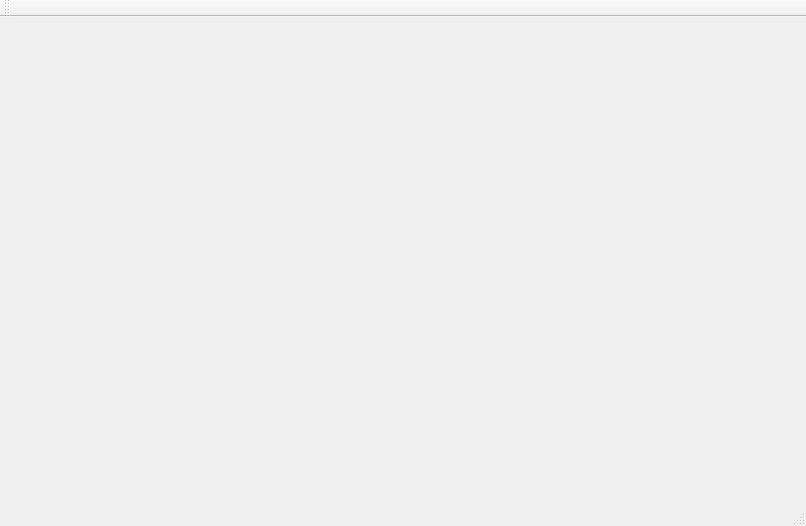
<?xml version="1.0" encoding="UTF-8"?>
<ui version="4.0">
 <class>Mainw</class>
 <widget class="QMainWindow" name="Mainw">
  <property name="geometry">
   <rect>
    <x>0</x>
    <y>0</y>
    <width>806</width>
    <height>526</height>
   </rect>
  </property>
  <property name="windowTitle">
   <string>graph</string>
  </property>
  <widget class="QWidget" name="centralWidget">
   <widget class="drawArea" name="widget" native="true">
    <property name="geometry">
     <rect>
      <x>10</x>
      <y>0</y>
      <width>471</width>
      <height>461</height>
     </rect>
    </property>
   </widget>
   <widget class="setter" name="widget_2" native="true">
    <property name="geometry">
     <rect>
      <x>490</x>
      <y>0</y>
      <width>361</width>
      <height>461</height>
     </rect>
    </property>
   </widget>
  </widget>
  <widget class="QMenuBar" name="menuBar">
   <property name="geometry">
    <rect>
     <x>0</x>
     <y>0</y>
     <width>806</width>
     <height>25</height>
    </rect>
   </property>
  </widget>
  <widget class="QToolBar" name="mainToolBar">
   <attribute name="toolBarArea">
    <enum>TopToolBarArea</enum>
   </attribute>
   <attribute name="toolBarBreak">
    <bool>false</bool>
   </attribute>
  </widget>
  <widget class="QStatusBar" name="statusBar"/>
 </widget>
 <layoutdefault spacing="6" margin="11"/>
 <customwidgets>
  <customwidget>
   <class>drawArea</class>
   <extends>QWidget</extends>
   <header>drawarea.h</header>
   <container>1</container>
  </customwidget>
  <customwidget>
   <class>setter</class>
   <extends>QWidget</extends>
   <header>setter.h</header>
   <container>1</container>
  </customwidget>
 </customwidgets>
 <resources/>
 <connections/>
</ui>
